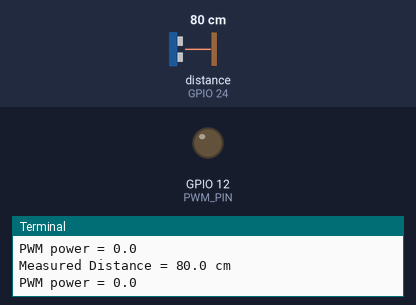
Bench run of a program on a simulated Raspberry Pi (BCM pin numbers). Shown: output pins drawn as LEDs (lit = HIGH), the last lines printed to the terminal. The test bench sets the inputs (shaded band); at power-on: distance to the obstacle (sensor on GPIO 24) 80 cm. The echo pulse lasts 58.3 µs per cm; the clock reads 2024-03-15 10:24:30 at power-on unless the program sets it; pins used as bus, display or sensor lines are not drawn.

Above: at 1.2 s.
1.3 s: distance to the obstacle (sensor on GPIO 24) set to 2 cm
At 4.3 s:
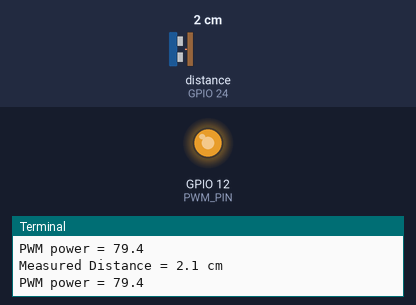
5.4 s: distance to the obstacle (sensor on GPIO 24) set to 4 cm
At 6.7 s:
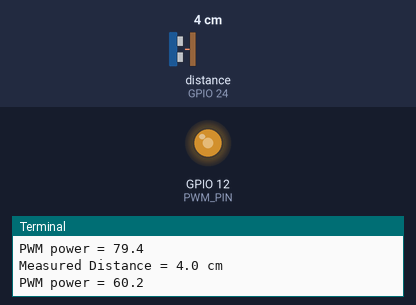
9.5 s: distance to the obstacle (sensor on GPIO 24) set to 9 cm
At 11.2 s:
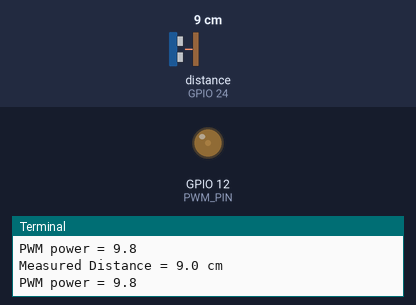
Timing chart, 0 to 12.7 s (numbered marks = the images above; inputs shaded):
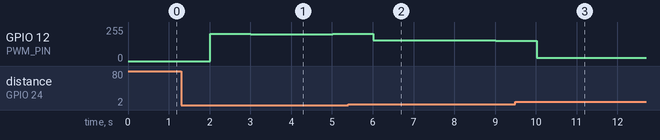

Measured:
- after the input at 1.3 s, GPIO 12 (PWM_PIN): 0/255 → 203/255 after 0.71 s, → 202/255 1.0 s later, → 203/255 2.0 s later
- after the input at 5.4 s, GPIO 12 (PWM_PIN): 203/255 → 154/255 after 0.62 s, → 153/255 3.0 s later
- after the input at 9.5 s, GPIO 12 (PWM_PIN): 153/255 → 25/255 after 0.52 s

The program:

pwmmovement.py
```python
#libraries
import RPi.GPIO as GPIO
import time

#defines
GPIO.setmode(GPIO.BCM)
SENSOR_TRIGGER = 18 #PCM CLK
SENSOR_ECHO = 24 #GPIO24
PWM_PIN = 12 #PWM0
PWM_KH = 100 #LED_PIN khz
MIN_DIST = 0 #min distance for PWM (cm)
MAX_DIST = 10 #max distance for PWM (cm)

#GPIO and PWM initialization
GPIO.setup(SENSOR_TRIGGER, GPIO.OUT)
GPIO.setup(SENSOR_ECHO, GPIO.IN)
GPIO.setup(PWM_PIN, GPIO.OUT)
GPIO.output(PWM_PIN, GPIO.LOW)
PWM = GPIO.PWM(PWM_PIN, PWM_KH)
PWM.start(0)

#calculate distance
def distance():
    GPIO.output(SENSOR_TRIGGER, True)

    time.sleep(0.00001)
    GPIO.output(SENSOR_TRIGGER, False)

    StartTime = time.time()
    StopTime = time.time()

    #start reading
    while GPIO.input(SENSOR_ECHO) == 0:
        StartTime = time.time()

    #stop reading
    while GPIO.input(SENSOR_ECHO) == 1:
        StopTime = time.time()

    #time it took for signal to reach device
    TimeElapsed = StopTime - StartTime

    #distance = time / sonic speed
    distance = (TimeElapsed * 34300)/2
    print("Measured Distance = %.1f cm" % distance)

    return distance

#activates PWM based on received distance
def PWMSignal(distance, minDist, maxDist):
    #don't let distances be negative
    if (maxDist < 0.0 or minDist < 0.0):
        return False

    #make sure max distance is larger than min
    if (maxDist < minDist):
        temp = maxDist
        maxDist = minDist
        minDist = temp

    range = maxDist - minDist
    distPos = distance - minDist
    distPercent = (distPos/range) * 100.0
    closeness = 100.0 - distPercent

    #objects within 1 metre trigger the signal
    if (distPos <= maxDist):
        power = closeness

    #objects within 1cm activate full-power signal
    elif (distPos == minDist):
        power = 100.0

    #reading outside of range switches device off
    else:
        power = 0.0

    #set PWM output to power level
    PWM.ChangeDutyCycle(power)
    print("PWM power = %.1f" % power)

#turns off pins and cleans up GPIO
def shutdown():
    PWM.stop()
    GPIO.output(LED_PIN, GPIO.LOW)
    GPIO.cleanup()

if __name__ == '__main__':
    try:
        while True:
            dist = distance()
            PWMSignal(dist, MIN_DIST, MAX_DIST)

            time.sleep(1)
        #end while
    except KeyboardInterrupt:
        print("Measurement stopped by user")
        shutdown()
        
```
